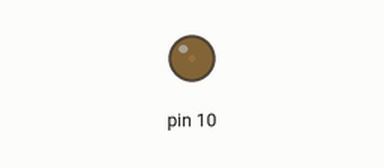
Simulated run of this sketch. Board: Arduino Uno, built with avr-gcc and run on an emulated ATmega328P. Shown: output pins drawn as LEDs (lit = HIGH).

Above: at 0.05 s.
At 1.3 s:
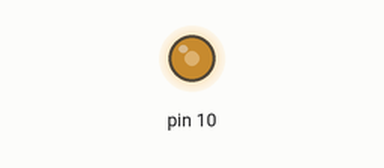
At 1.9 s:
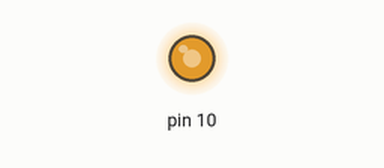
At 2.55 s:
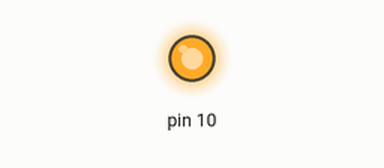
Timing chart, 0 to 5.9 s (numbered marks = the images above):
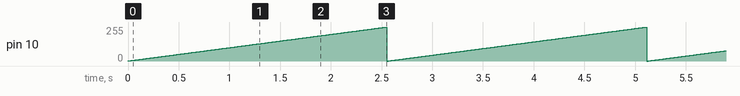

The sketch:

1.07.1_Reverse_.ino
```cpp
// Unit 1 Digital Sandbox
// Tutorial 1.07 If This Then That

// Can you make the fade work the other way? Start at 0, fade up to 255, and then go back to 0.

int fade = 0;

void setup()
{
  pinMode(10, OUTPUT);
}

void loop()
{
  fade = fade + 1;

  if (fade > 255)
  {
    fade = 0;
  }

  analogWrite(10, fade);
  delay(10);
}
```

Measured:
- by itself, pin 10: ramps from 0/255 to 255/255 and jumps back, once every 2.6 s
